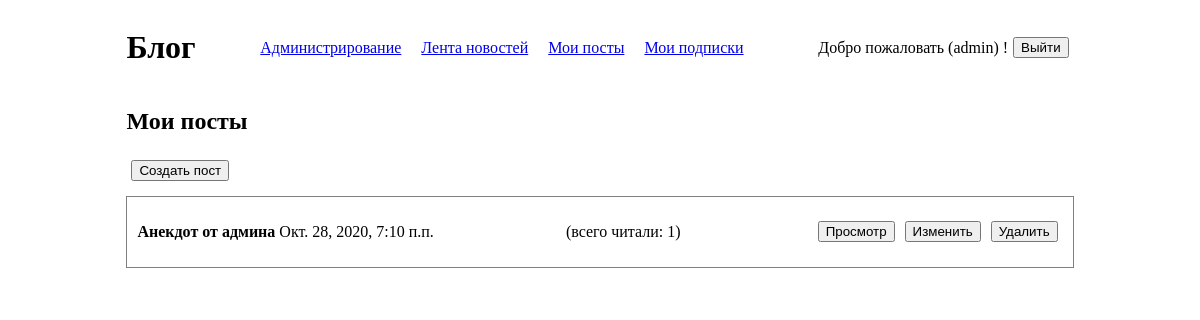
The app's page /posts/list/ (signed in), older data.
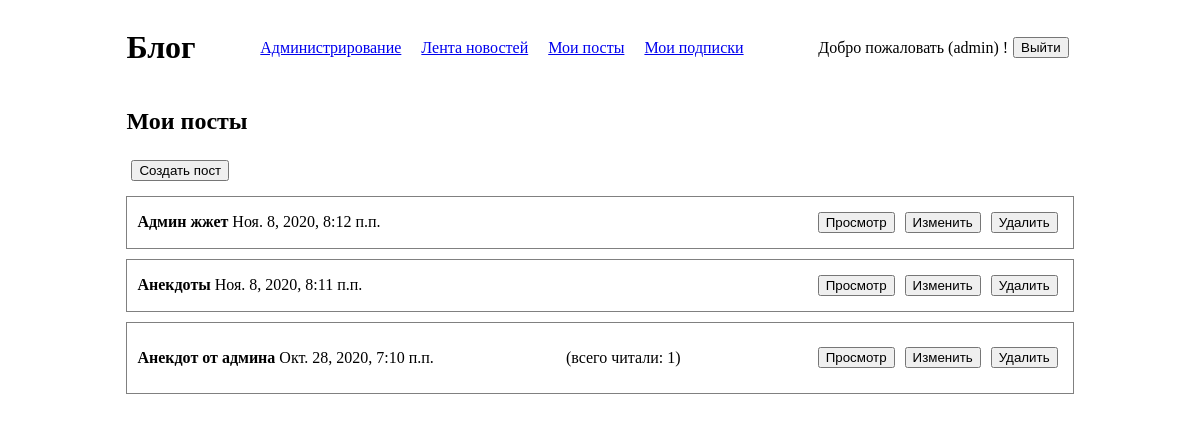
The same page, newer data.
### posts/models.py (models this page shows, shortened)
class Post(models.Model):
    author = models.ForeignKey(
        User,
        on_delete=models.CASCADE,
        verbose_name='Автор')
    title = models.CharField('Заголовок', max_length=150)
    content = models.TextField('Текст', max_length=10000)
    date = models.DateTimeField('Дата публикации', auto_now_add=True)
    users_read = models.ManyToManyField(
        User,
        related_name='post_read',
        blank=True,
        verbose_name='Пост читали')
    class Meta:
        ordering = ['-date']
        verbose_name = ('Пост пользователя')
        verbose_name_plural = ('Посты пользователей')

### posts/views.py (the view)
# urls.py: path('list/', PostListView.as_view(), name='list'),
class PostListView(LoginRequiredMixin, ListView):
    model = Post
    template_name = 'posts/list.html'
    context_object_name = 'posts'
    def get_queryset(self):
        qs = super().get_queryset()
        return qs.filter(author=self.request.user)

### templates/posts/list.html
{% extends 'user/main.html' %}
{% block content %}
	<h2>Мои посты</h2>
	<form action="{% url 'posts:create' %}">
		<button type="submit">Создать пост</button>
	</form>
	{% if posts %}
		{% for post in posts %}
		<div class="post">
			<div class="post_info">
				<b>{{ post.title }}</b>
				{{ post.date }}
			</div>
			{% if post.users_read.count %}
				<p>(всего читали: {{ post.users_read.count }})</p>
			{% endif %}
			<div class="button_block">
				<form action="{% url 'posts:detail' pk=post.pk %}">
					<button type="submit">Просмотр</button>
				</form>
				<form action="{% url 'posts:update' pk=post.pk %}">
					<button type="submit">Изменить</button>
				</form>
				<form action="{% url 'posts:delete' pk=post.pk %}">
					<button type="submit">Удалить</button>
				</form>
			</div>
		</div>
		{% endfor %}
	{% else %}
		<p>У вас нет постов</p>
	{% endif %}
{% endblock %}

Row changes from the older to the newer data that the page shows:
added Post: title "Админ жжет", date "Ноя. 8, 2020, 8:12 п.п."
added Post: title "Анекдоты", date "Ноя. 8, 2020, 8:11 п.п."
